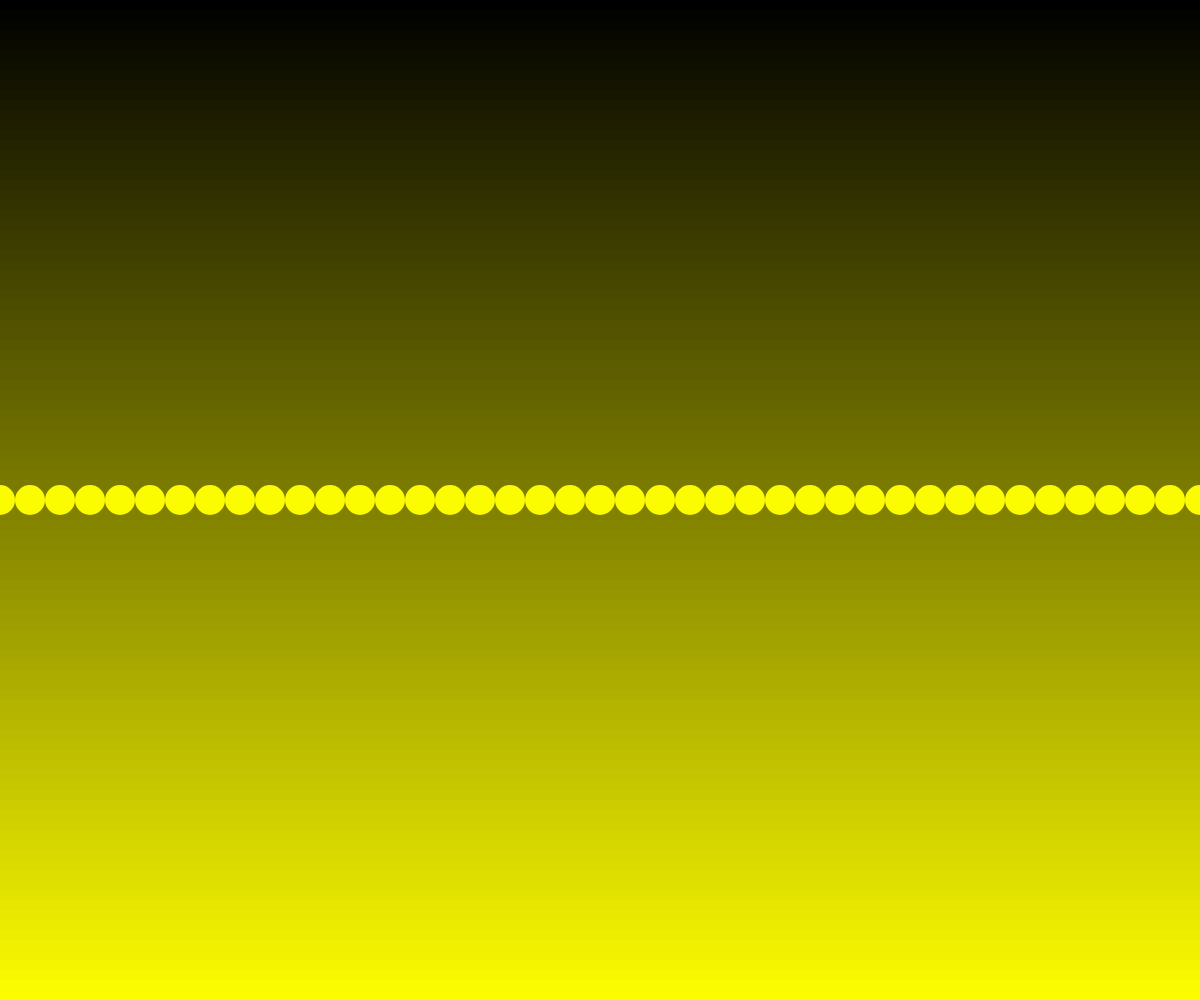
Frame 1 (no input)
Frame 60 (no input): identical to frame 1, image omitted
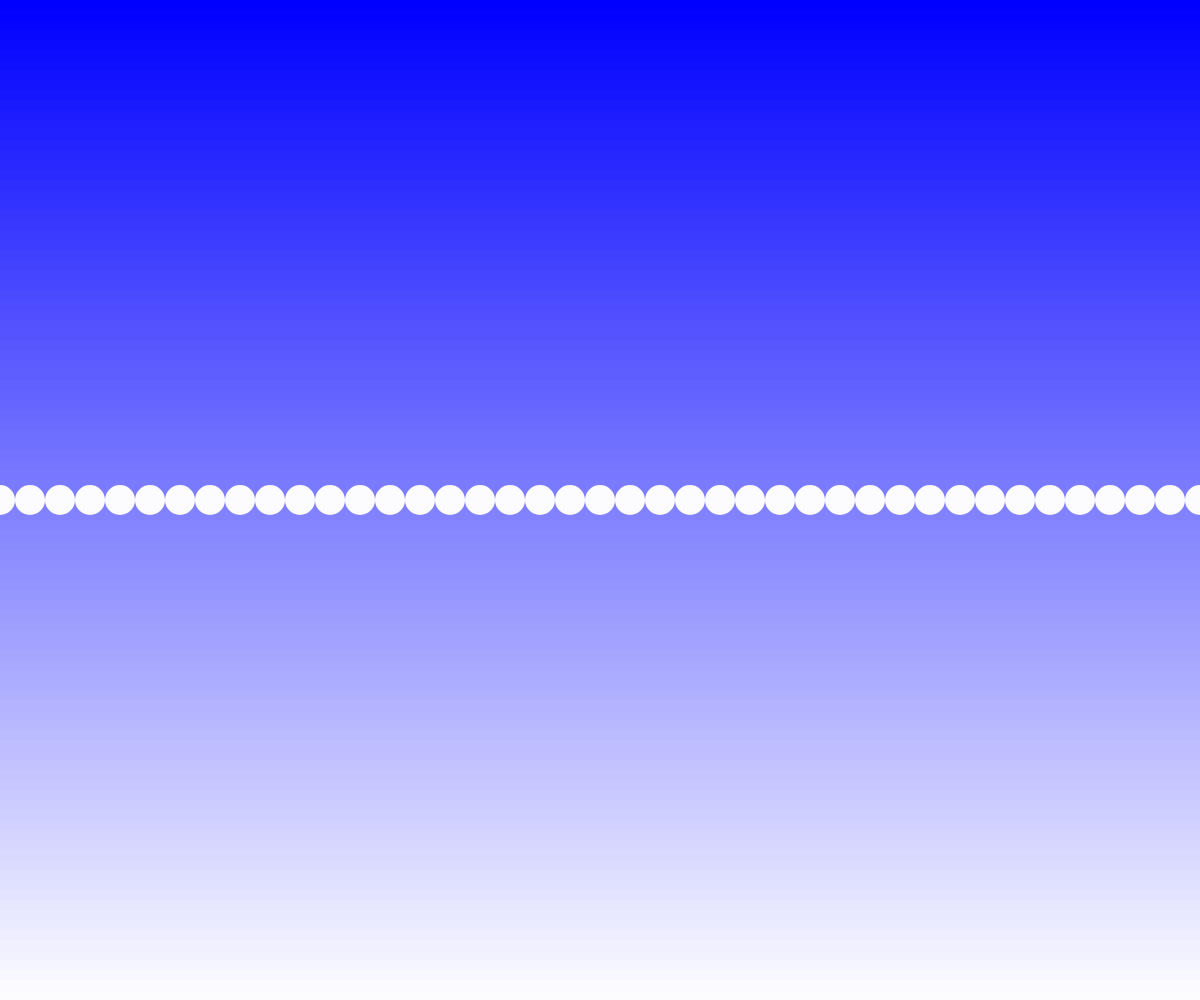
Frame 120 (the mouse pressed at the canvas centre since frame 60)

The p5.js sketch that drew these frames (run headless with seeded random() and noise() and a simulated clock; from frame 60 on, the mouse is pressed at the canvas centre):

// p5.js sketch
// ── sketch.js
// Drawing with Single Loops
// Junyu
// Feb 24
// 


function setup() {
  createCanvas(windowWidth, windowHeight);
}

function draw() {
  gradientBackground();
  circleLine();

  // screen gets updated here
}

function gradientBackground(){
  // creat a gradient to use as background
  let h = 10;

  // use a loop to draw vertical stack of rectangles
  for(let y = 0; y < height; y += h){
    noStroke();
    let mappedY = map(y,0,height,0,255);
    let reversedY = map(y,0,height,255,0);
    fill(mappedY, mappedY, mouseX);
    rect(0, y, width, h);
  }

}

function circleLine(){
  //use a loop (for or while) to draw a line
  //of circle side by side
  let d = 30;   // diameter of each circle
  let y = height/2;
  let xStart = 0;
  let xEnd = width;

  //use a loop to do the drawing
  for(let x = xStart; x <= xEnd; x+=d){
    //x:0 40 80 120 160 200 240
    circle(x, y, d);
  }

}
